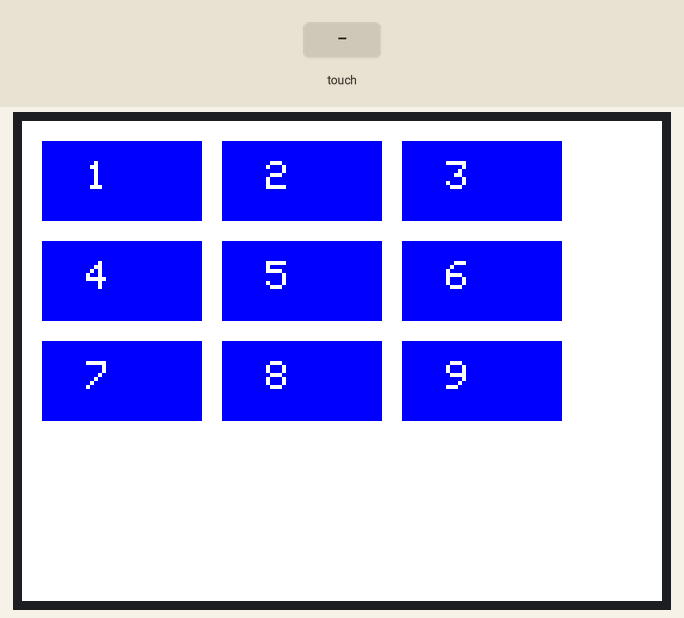
Recording of a sketch running on a simulated Arduino Uno, built with avr-gcc and run on an emulated ATmega328P. Shown: 320×240 colour display. The test bench sets the inputs (shaded band). What the sketch prints to the serial monitor is not drawn.

Above: at 1.4 s.

The sketch:

menu_test.ino
```cpp
#include <MCUFRIEND_kbv.h>
#include <TouchScreen.h>

MCUFRIEND_kbv tft;

#define BUTTON_WIDTH 80
#define BUTTON_HEIGHT 40
#define BUTTON_MARGIN 10


#define XP 8
#define YP A3
#define XM A2
#define YM 9

#define TS_MINX 178
#define TS_MAXX 904
#define TS_MINY 937
#define TS_MAXY 214

TouchScreen ts = TouchScreen(XP, YP, XM, YM, 300);

void setup() {
  Serial.begin(9600);
  uint16_t ID = tft.readID();
  tft.begin(ID);

  tft.setRotation(1); // Ajuste a rotação conforme necessário

  tft.fillScreen(TFT_WHITE);

  drawButton(10, 10, " 1");
  drawButton(100, 10, " 2");
  drawButton(190, 10, " 3");
  drawButton(10, 60, " 4");
  drawButton(100, 60, " 5");
  drawButton(190, 60, " 6");
  drawButton(10, 110, " 7");
  drawButton(100, 110, " 8");
  drawButton(190, 110, " 9");
}

void loop() {
  TSPoint touch = ts.getPoint();

  if (touch.z > 0) {
    int touchX = map(touch.x, TS_MINX, TS_MAXX, 0, tft.width());
    int touchY = map(touch.y, TS_MINY, TS_MAXY, 0, tft.height());

    checkButtonPress(touchX, touchY);
    delay(50); // Debounce
  }
}

void checkButtonPress(int touchX, int touchY) {
  if (checkButton(touchX, touchY, 10, 10, BUTTON_WIDTH, BUTTON_HEIGHT)) {
    // Lógica para o botão 1
    Serial.println("Botão 1 pressionado");

  } else if (checkButton(touchX, touchY, 100, 10, BUTTON_WIDTH, BUTTON_HEIGHT)) {
    // Lógica para o botão 2
    Serial.println("Botão 2 pressionado");
  } else if (checkButton(touchX, touchY, 190, 10, BUTTON_WIDTH, BUTTON_HEIGHT)) {
    // Lógica para o botão 3
    Serial.println("Botão 3 pressionado");
  } else if (checkButton(touchX, touchY, 10, 60, BUTTON_WIDTH, BUTTON_HEIGHT)) {
    // Lógica para o botão 4
    Serial.println("Botão 4 pressionado");
  } else if (checkButton(touchX, touchY, 100, 60, BUTTON_WIDTH, BUTTON_HEIGHT)) {
    // Lógica para o botão 5
    Serial.println("Botão 5 pressionado");
  } else if (checkButton(touchX, touchY, 190, 60, BUTTON_WIDTH, BUTTON_HEIGHT)) {
    // Lógica para o botão 6
    Serial.println("Botão 6 pressionado");
  } else if (checkButton(touchX, touchY, 10, 110, BUTTON_WIDTH, BUTTON_HEIGHT)) {
    // Lógica para o botão 7
    Serial.println("Botão 7 pressionado");
  } else if (checkButton(touchX, touchY, 100, 110, BUTTON_WIDTH, BUTTON_HEIGHT)) {
    // Lógica para o botão 8
    Serial.println("Botão 8 pressionado");
  } else if (checkButton(touchX, touchY, 190, 110, BUTTON_WIDTH, BUTTON_HEIGHT)) {
    // Lógica para o botão 9
    Serial.println("Botão 9 pressionado");
  }
}

bool checkButton(int touchX, int touchY, int buttonX, int buttonY, int buttonWidth, int buttonHeight) {
  return (touchX >= buttonX && touchX <= buttonX + buttonWidth && touchY >= buttonY && touchY <= buttonY + buttonHeight);
}

void drawButton(int x, int y, const char* label) {
  tft.fillRect(x, y, BUTTON_WIDTH, BUTTON_HEIGHT, TFT_BLUE);
  tft.setTextColor(TFT_WHITE);
  tft.setTextSize(2);
  tft.setCursor(x + 10, y + 10);
  tft.print(label);
}
```
